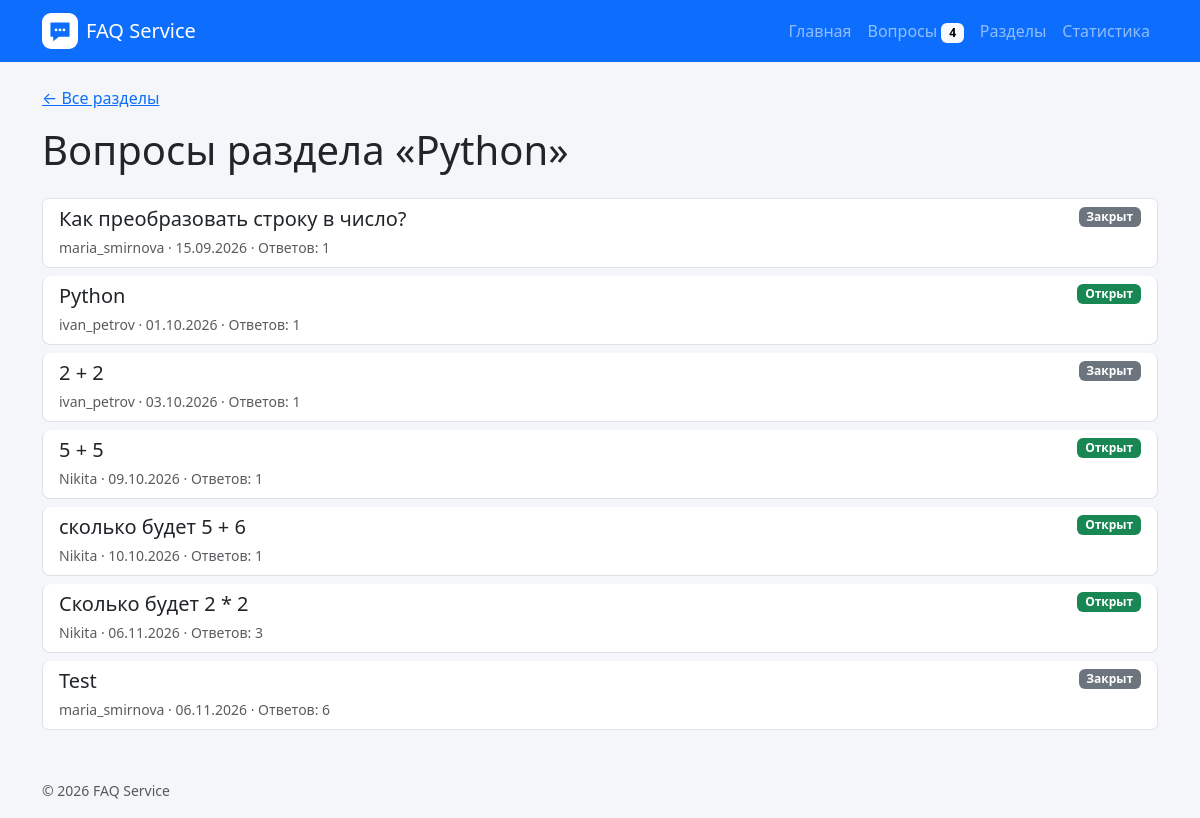
The app's page /faq/sections/?section=Python with its own data.
### faq_web/models.py (models this page shows, shortened)
class Section(models.Model):
    name = models.CharField(
        max_length=100,
        unique=True,
        null=False,
        blank=False,
        verbose_name="Название",
    )
    is_active = models.BooleanField(
        default=True,
        null=False,
        blank=False,
        verbose_name="Активен",
    )
    class Meta:
        ordering = ["name"]
        verbose_name = "Раздел"
        verbose_name_plural = "Разделы"

class Question(models.Model):
    class Status(models.TextChoices):
        OPEN = "open", "Открыт"
        CLOSED = "closed", "Закрыт"
    objects = QuestionManager()
    section = models.ForeignKey(
        Section,
        on_delete=models.PROTECT,  # запрет удаления если есть ссылка
        related_name="questions",  # Имя обратной связи.
        null=False,
        blank=False,
        verbose_name="Раздел",
    )
    author = models.ForeignKey(
        User,
        on_delete=models.PROTECT,
        related_name="authored_questions",
        null=False,
        blank=False,
        verbose_name="Автор",
    )
    title = models.CharField(
        max_length=200,
        null=False,
        blank=False,
        verbose_name="Заголовок",
    )
    slug = models.SlugField(
        max_length=220,
        unique=True,
        editable=False,
        verbose_name="URL-идентификатор",
    )
    text = models.TextField(
        null=False,
        blank=False,
        verbose_name="Текст",
    )
    image = models.ImageField(
        upload_to="questions/",
        blank=True,
        verbose_name="Изображение",
    )
    created_at = models.DateField(
        default=date.today,
        null=False,
        blank=False,
        verbose_name="Дата",
    )
    status = models.CharField(
        max_length=6,
        choices=Status.choices,  # Open / Closed
        default=Status.OPEN,
        null=False,
        blank=False,
        verbose_name="Статус",
    )
    class Meta:
        ordering = ["-created_at", "-pk"]
        verbose_name = "Вопрос"
        verbose_name_plural = "Вопросы"
    def get_absolute_url(self) -> str:
        return reverse("faq:detail", kwargs={"slug": self.slug})

class User(models.Model):
    name = models.CharField(
        max_length=80,
        unique=True,
        null=False,
        blank=False,
        verbose_name="Имя",
    )
    class Meta:
        ordering = ["name"]
        verbose_name = "Пользователь"
        verbose_name_plural = "Пользователи"

### faq_web/views.py (the view)
# urls.py: path("sections/", views.section_list, name="sections"),
def section_list(request):
    section_name = request.GET.get("section", "").strip()
    if section_name:
        selected_section = get_object_or_404(Section, name=section_name)
        section_questions = _questions_with_answers().filter(
            section=selected_section
        ).annotate(answer_count=Count("answers", distinct=True))
        sections = []
    else:
        selected_section = None
        section_questions = []
        sections = Section.objects.filter(is_active=True).annotate(
            question_count=Count("questions", distinct=True)
        ).order_by("name")
    return render(
        request,
        "faq_web/section_list.html",
        {
            "sections": sections,
            "selected_section": selected_section,
            "questions": section_questions,
        },
    )

### faq_web/context_processors.py (called while the page is built)
def faq_context(request):
    return {
        "site_name": "FAQ Service",
        "open_questions_count": Question.objects.open().count(),
    }

### faq_web/models.py (called while the page is built)
    def open(self):
        return self.filter(status=self.model.Status.OPEN)

### faq_web/views.py (called while the page is built)
def _questions_with_answers():
    return Question.objects.select_related(
        "section",
        "author",
    ).prefetch_related(
        Prefetch(
            "answers",
            queryset=Answer.objects.select_related("author").order_by("pk"),
        )
    )

### templates/faq_web/section_list.html (shortened to what this page needs)
{% extends "base.html" %}
{% block content %}
{% if selected_section %}
    <p>
        <a href="{% url 'faq:sections' %}">&larr; Все разделы</a>
    </p>
    <h1 class="mb-4">Вопросы раздела «{{ selected_section.name }}»</h1>
    {% if questions %}
        <div class="list-group">
            {% for question in questions %}
                <a
                    class="list-group-item list-group-item-action"
                    href="{{ question.get_absolute_url }}"
                >
                    <div class="d-flex justify-content-between gap-3">
                        <h2 class="h5 mb-1">{{ question.title }}</h2>
                        {% include "faq_web/includes/question_status.html" with question=question %}
                    </div>
                    <small class="text-body-secondary">
                        {{ question.author.name }} ·
                        {{ question.created_at|date:"d.m.Y" }} ·
                        Ответов: {{ question.answer_count }}
                    </small>
                </a>
            {% endfor %}
        </div>
    {% else %}
        <p class="text-body-secondary">
            В этом разделе пока нет вопросов.
        </p>
    {% endif %}
{% endif %}
{% endblock %}

### templates/faq_web/includes/question_status.html
<span class="badge align-self-start {% if question.status == 'open' %}text-bg-success{% else %}text-bg-secondary{% endif %}">
    {% if question.status == "open" %}Открыт{% else %}Закрыт{% endif %}
</span>

### static/css/style.css (style rules this page uses)
body { background-color: #f4f6f9; }
.list-group-item { margin-bottom: 0.5rem; border-radius: 0.5rem; }

### records on screen
Section: name "Python"
Question: title "Как преобразовать строку в число?", status "Закрыт", author.name "maria_smirnova", created_at "15.09.2026", answer_count "1"
Question: title "Python", status "Открыт", author.name "ivan_petrov", created_at "01.10.2026", answer_count "1"
Question: title "2 + 2", status "Закрыт", author.name "ivan_petrov", created_at "03.10.2026", answer_count "1"
Question: title "5 + 5", status "Открыт", author.name "Nikita", created_at "09.10.2026", answer_count "1"
Question: title "сколько будет 5 + 6", status "Открыт", author.name "Nikita", created_at "10.10.2026", answer_count "1"
Question: title "Сколько будет 2 * 2", status "Открыт", author.name "Nikita", created_at "06.11.2026", answer_count "3"
Question: title "Test", status "Закрыт", author.name "maria_smirnova", created_at "06.11.2026", answer_count "6"

### other values on screen
{{ site_name }} "FAQ Service"
{{ open_questions_count }} "4"
